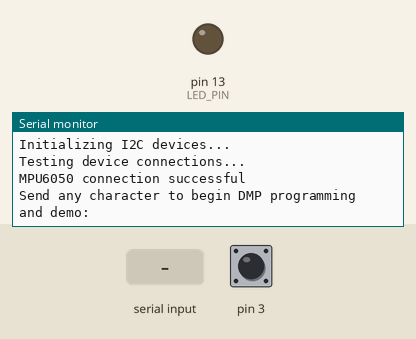
A sketch run on a simulated Arduino Leonardo, built with avr-gcc and run on an emulated ATmega32U4. Shown: output pins drawn as LEDs (lit = HIGH), the last lines printed to the serial monitor. The test bench sets the inputs (shaded band); at power-on: pin 3 HIGH. The sensor or clock chip raises its interrupt line as the real part does.

Above: at 0.8 s.
0.9 s: "1\n" received over Serial
At 1.0 s:
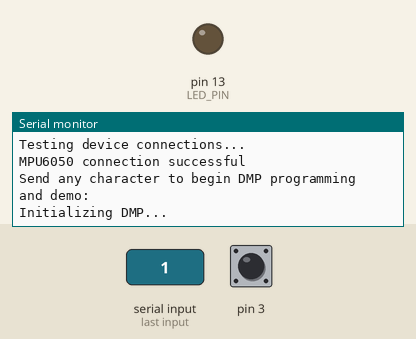
At 1.9 s:
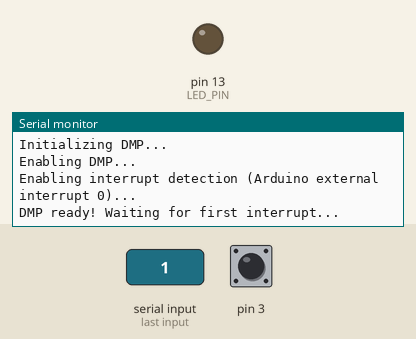

The sketch:

kalmanExample.ino
```cpp
// I2C device class (I2Cdev) demonstration Arduino sketch for MPU6050 class using DMP (MotionApps v2.0)
// 6/21/2012 by Jeff Rowberg <jeff@rowberg.net>
// Updates should (hopefully) always be available at https://github.com/jrowberg/i2cdevlib
//
// Changelog:
//     2012-06-21 - added note about Arduino 1.0.1 + Leonardo compatibility error
//     2012-06-20 - improved FIFO overflow handling and simplified read process
//     2012-06-19 - completely rearranged DMP initialization code and simplification
//     2012-06-13 - pull gyro and accel data from FIFO packet instead of reading directly
//     2012-06-09 - fix broken FIFO read sequence and change interrupt detection to RISING
//     2012-06-05 - add gravity-compensated initial reference frame acceleration output
//                - add 3D math helper file to DMP6 example sketch
//                - add Euler output and Yaw/Pitch/Roll output formats
//     2012-06-04 - remove accel offset clearing for better results (thanks Sungon Lee)
//     2012-06-01 - fixed gyro sensitivity to be 2000 deg/sec instead of 250
//     2012-05-30 - basic DMP initialization working

/* ============================================
I2Cdev device library code is placed under the MIT license
Copyright (c) 2012 Jeff Rowberg

Permission is hereby granted, free of charge, to any person obtaining a copy
of this software and associated documentation files (the "Software"), to deal
in the Software without restriction, including without limitation the rights
to use, copy, modify, merge, publish, distribute, sublicense, and/or sell
copies of the Software, and to permit persons to whom the Software is
furnished to do so, subject to the following conditions:

The above copyright notice and this permission notice shall be included in
all copies or substantial portions of the Software.

THE SOFTWARE IS PROVIDED "AS IS", WITHOUT WARRANTY OF ANY KIND, EXPRESS OR
IMPLIED, INCLUDING BUT NOT LIMITED TO THE WARRANTIES OF MERCHANTABILITY,
FITNESS FOR A PARTICULAR PURPOSE AND NONINFRINGEMENT. IN NO EVENT SHALL THE
AUTHORS OR COPYRIGHT HOLDERS BE LIABLE FOR ANY CLAIM, DAMAGES OR OTHER
LIABILITY, WHETHER IN AN ACTION OF CONTRACT, TORT OR OTHERWISE, ARISING FROM,
OUT OF OR IN CONNECTION WITH THE SOFTWARE OR THE USE OR OTHER DEALINGS IN
THE SOFTWARE.
===============================================
*/

// Arduino Wire library is required if I2Cdev I2CDEV_ARDUINO_WIRE implementation
// is used in I2Cdev.h
#include "Wire.h"

// I2Cdev and MPU6050 must be installed as libraries, or else the .cpp/.h files
// for both classes must be in the include path of your project
#include "I2Cdev.h"

#include "MPU6050_6Axis_MotionApps20.h"
//#include "MPU6050.h" // not necessary if using MotionApps include file

// class default I2C address is 0x68
// specific I2C addresses may be passed as a parameter here
// AD0 low = 0x68 (default for SparkFun breakout and InvenSense evaluation board)
// AD0 high = 0x69
MPU6050 mpu;

/* =========================================================================
   NOTE: In addition to connection 3.3v, GND, SDA, and SCL, this sketch
   depends on the MPU-6050's INT pin being connected to the Arduino's
   external interrupt #0 pin. On the Arduino Uno and Mega 2560, this is
   digital I/O pin 2.
 * ========================================================================= */

/* =========================================================================
   NOTE: Arduino v1.0.1 with the Leonardo board generates a compile error
   when using Serial.write(buf, len). The Teapot output uses this method.
   The solution requires a modification to the Arduino USBAPI.h file, which
   is fortunately simple, but annoying. This will be fixed in the next IDE
   release. For more info, see these links:

   http://arduino.cc/forum/index.php/topic,109987.0.html
   http://code.google.com/p/arduino/issues/detail?id=958
 * ========================================================================= */


// uncomment "OUTPUT_READABLE_QUATERNION" if you want to see the actual
// quaternion components in a [w, x, y, z] format (not best for parsing
// on a remote host such as Processing or something though)
//#define OUTPUT_READABLE_QUATERNION

// uncomment "OUTPUT_READABLE_EULER" if you want to see Euler angles
// (in degrees) calculated from the quaternions coming from the FIFO.
// Note that Euler angles suffer from gimbal lock (for more info, see
// http://en.wikipedia.org/wiki/Gimbal_lock)
// #define OUTPUT_READABLE_EULER

// uncomment "OUTPUT_READABLE_YAWPITCHROLL" if you want to see the yaw/
// pitch/roll angles (in degrees) calculated from the quaternions coming
// from the FIFO. Note this also requires gravity vector calculations.
// Also note that yaw/pitch/roll angles suffer from gimbal lock (for
// more info, see: http://en.wikipedia.org/wiki/Gimbal_lock)
#define OUTPUT_READABLE_YAWPITCHROLL

// uncomment "OUTPUT_READABLE_REALACCEL" if you want to see acceleration
// components with gravity removed. This acceleration reference frame is
// not compensated for orientation, so +X is always +X according to the
// sensor, just without the effects of gravity. If you want acceleration
// compensated for orientation, us OUTPUT_READABLE_WORLDACCEL instead.
//#define OUTPUT_READABLE_REALACCEL

// uncomment "OUTPUT_READABLE_WORLDACCEL" if you want to see acceleration
// components with gravity removed and adjusted for the world frame of
// reference (yaw is relative to initial orientation, since no magnetometer
// is present in this case). Could be quite handy in some cases.
//#define OUTPUT_READABLE_WORLDACCEL

// uncomment "OUTPUT_TEAPOT" if you want output that matches the
// format used for the InvenSense teapot demo
// #define OUTPUT_TEAPOT


#define LED_PIN 13 // (Arduino is 13, Teensy is 11, Teensy++ is 6)
bool blinkState = false;

// MPU control/status vars
bool dmpReady = false;  // set true if DMP init was successful
uint8_t mpuIntStatus;   // holds actual interrupt status byte from MPU
uint8_t devStatus;      // return status after each device operation (0 = success, !0 = error)
uint16_t packetSize;    // expected DMP packet size (default is 42 bytes)
uint16_t fifoCount;     // count of all bytes currently in FIFO
uint8_t fifoBuffer[64]; // FIFO storage buffer

// orientation/motion vars
Quaternion q;           // [w, x, y, z]         quaternion container
VectorInt16 aa;         // [x, y, z]            accel sensor measurements
VectorInt16 aaReal;     // [x, y, z]            gravity-free accel sensor measurements
VectorInt16 aaWorld;    // [x, y, z]            world-frame accel sensor measurements
VectorFloat gravity;    // [x, y, z]            gravity vector
float euler[3];         // [psi, theta, phi]    Euler angle container
float ypr[3];           // [yaw, pitch, roll]   yaw/pitch/roll container and gravity vector

// packet structure for InvenSense teapot demo
uint8_t teapotPacket[14] = { '$', 0x02, 0,0, 0,0, 0,0, 0,0, 0x00, 0x00, '\r', '\n' };


// ================================================================
// ===               INTERRUPT DETECTION ROUTINE                ===
// ================================================================

volatile bool mpuInterrupt = false;     // indicates whether MPU interrupt pin has gone high
void dmpDataReady() {
    mpuInterrupt = true;
}


// ================================================================
// ===                      INITIAL SETUP                       ===
// ================================================================

void setup() {
    // join I2C bus (I2Cdev library doesn't do this automatically)
    Wire.begin();

    // initialize serial communication
    // (115200 chosen because it is required for Teapot Demo output, but it's
    // really up to you depending on your project)
    Serial.begin(115200);
    while (!Serial); // wait for Leonardo enumeration, others continue immediately

    // NOTE: 8MHz or slower host processors, like the Teensy @ 3.3v or Ardunio
    // Pro Mini running at 3.3v, cannot handle this baud rate reliably due to
    // the baud timing being too misaligned with processor ticks. You must use
    // 38400 or slower in these cases, or use some kind of external separate
    // crystal solution for the UART timer.

    // initialize device
    Serial.println(F("Initializing I2C devices..."));
    mpu.initialize();

    // verify connection
    Serial.println(F("Testing device connections..."));
    Serial.println(mpu.testConnection() ? F("MPU6050 connection successful") : F("MPU6050 connection failed"));

    // wait for ready
    Serial.println(F("\nSend any character to begin DMP programming and demo: "));
    while (Serial.available() && Serial.read()); // empty buffer
    while (!Serial.available());                 // wait for data
    while (Serial.available() && Serial.read()); // empty buffer again

    // load and configure the DMP
    Serial.println(F("Initializing DMP..."));
    devStatus = mpu.dmpInitialize();

    // make sure it worked (returns 0 if so)
    if (devStatus == 0) {
        // turn on the DMP, now that it's ready
        Serial.println(F("Enabling DMP..."));
        mpu.setDMPEnabled(true);

        // enable Arduino interrupt detection
        Serial.println(F("Enabling interrupt detection (Arduino external interrupt 0)..."));
        attachInterrupt(0, dmpDataReady, RISING);
        mpuIntStatus = mpu.getIntStatus();

        // set our DMP Ready flag so the main loop() function knows it's okay to use it
        Serial.println(F("DMP ready! Waiting for first interrupt..."));
        dmpReady = true;

        // get expected DMP packet size for later comparison
        packetSize = mpu.dmpGetFIFOPacketSize();
    } else {
        // ERROR!
        // 1 = initial memory load failed
        // 2 = DMP configuration updates failed
        // (if it's going to break, usually the code will be 1)
        Serial.print(F("DMP Initialization failed (code "));
        Serial.print(devStatus);
        Serial.println(F(")"));
    }

    // configure LED for output
    pinMode(LED_PIN, OUTPUT);
}


// ================================================================
// ===                    MAIN PROGRAM LOOP                     ===
// ================================================================

void loop() {
    // if programming failed, don't try to do anything
    if (!dmpReady) return;

    // wait for MPU interrupt or extra packet(s) available
    while (!mpuInterrupt && fifoCount < packetSize) {
        // other program behavior stuff here
        // .
        // .
        // .
        // if you are really paranoid you can frequently test in between other
        // stuff to see if mpuInterrupt is true, and if so, "break;" from the
        // while() loop to immediately process the MPU data
        // .
        // .
        // .
    }

    // reset interrupt flag and get INT_STATUS byte
    mpuInterrupt = false;
    mpuIntStatus = mpu.getIntStatus();

    // get current FIFO count
    fifoCount = mpu.getFIFOCount();

    // check for overflow (this should never happen unless our code is too inefficient)
    if ((mpuIntStatus & 0x10) || fifoCount == 1024) {
        // reset so we can continue cleanly
        mpu.resetFIFO();
        Serial.println(F("FIFO overflow!"));

    // otherwise, check for DMP data ready interrupt (this should happen frequently)
    } else if (mpuIntStatus & 0x01) {
        // wait for correct available data length, should be a VERY short wait
        while (fifoCount < packetSize) fifoCount = mpu.getFIFOCount();

        // read a packet from FIFO
        mpu.getFIFOBytes(fifoBuffer, packetSize);

        // track FIFO count here in case there is > 1 packet available
        // (this lets us immediately read more without waiting for an interrupt)
        fifoCount -= packetSize;

        #ifdef OUTPUT_READABLE_QUATERNION
            // display quaternion values in easy matrix form: w x y z
            mpu.dmpGetQuaternion(&q, fifoBuffer);
            Serial.print("quat\t");
            Serial.print(q.w);
            Serial.print("\t");
            Serial.print(q.x);
            Serial.print("\t");
            Serial.print(q.y);
            Serial.print("\t");
            Serial.println(q.z);
        #endif

        #ifdef OUTPUT_READABLE_EULER
            // display Euler angles in degrees
            mpu.dmpGetQuaternion(&q, fifoBuffer);
            mpu.dmpGetEuler(euler, &q);
            Serial.print("euler\t");
            Serial.print(euler[0] * 180/M_PI);
            Serial.print("\t");
            Serial.print(euler[1] * 180/M_PI);
            Serial.print("\t");
            Serial.println(euler[2] * 180/M_PI);
        #endif

        #ifdef OUTPUT_READABLE_YAWPITCHROLL
            // display Euler angles in degrees
            mpu.dmpGetQuaternion(&q, fifoBuffer);
            mpu.dmpGetGravity(&gravity, &q);
            mpu.dmpGetYawPitchRoll(ypr, &q, &gravity);
            Serial.print("ypr\t");
            Serial.print(ypr[0] * 180/M_PI);
            Serial.print("\t");
            Serial.print(ypr[1] * 180/M_PI);
            Serial.print("\t");
            Serial.println(ypr[2] * 180/M_PI);
        #endif

        #ifdef OUTPUT_READABLE_REALACCEL
            // display real acceleration, adjusted to remove gravity
            mpu.dmpGetQuaternion(&q, fifoBuffer);
            mpu.dmpGetAccel(&aa, fifoBuffer);
            mpu.dmpGetGravity(&gravity, &q);
            mpu.dmpGetLinearAccel(&aaReal, &aa, &gravity);
            Serial.print("areal\t");
            Serial.print(aaReal.x);
            Serial.print("\t");
            Serial.print(aaReal.y);
            Serial.print("\t");
            Serial.println(aaReal.z);
        #endif

        #ifdef OUTPUT_READABLE_WORLDACCEL
            // display initial world-frame acceleration, adjusted to remove gravity
            // and rotated based on known orientation from quaternion
            mpu.dmpGetQuaternion(&q, fifoBuffer);
            mpu.dmpGetAccel(&aa, fifoBuffer);
            mpu.dmpGetGravity(&gravity, &q);
            mpu.dmpGetLinearAccelInWorld(&aaWorld, &aaReal, &q);
            Serial.print("aworld\t");
            Serial.print(aaWorld.x);
            Serial.print("\t");
            Serial.print(aaWorld.y);
            Serial.print("\t");
            Serial.println(aaWorld.z);
        #endif

        #ifdef OUTPUT_TEAPOT
            // display quaternion values in InvenSense Teapot demo format:
            teapotPacket[2] = fifoBuffer[0];
            teapotPacket[3] = fifoBuffer[1];
            teapotPacket[4] = fifoBuffer[4];
            teapotPacket[5] = fifoBuffer[5];
            teapotPacket[6] = fifoBuffer[8];
            teapotPacket[7] = fifoBuffer[9];
            teapotPacket[8] = fifoBuffer[12];
            teapotPacket[9] = fifoBuffer[13];
            Serial.write(teapotPacket, 14);
            teapotPacket[11]++; // packetCount, loops at 0xFF on purpose
        #endif

        // blink LED to indicate activity
        blinkState = !blinkState;
        digitalWrite(LED_PIN, blinkState);
    }
}
```

I2C.ino
```cpp
// (licence header left out)
const uint8_t IMUAddress = 0x68; // AD0 is logic low on the PCB
const uint16_t I2C_TIMEOUT = 1000; // Used to check for errors in I2C communication

uint8_t i2cWrite(uint8_t registerAddress, uint8_t data, bool sendStop) {
  return i2cWrite(registerAddress, &data, 1, sendStop); // Returns 0 on success
}

uint8_t i2cWrite(uint8_t registerAddress, uint8_t *data, uint8_t length, bool sendStop) {
  Wire.beginTransmission(IMUAddress);
  Wire.write(registerAddress);
  Wire.write(data, length);
  uint8_t rcode = Wire.endTransmission(sendStop); // Returns 0 on success
  if (rcode) {
    Serial.print(F("i2cWrite failed: "));
    Serial.println(rcode);
  }
  return rcode; // See: http://arduino.cc/en/Reference/WireEndTransmission
}

uint8_t i2cRead(uint8_t registerAddress, uint8_t *data, uint8_t nbytes) {
  uint32_t timeOutTimer;
  Wire.beginTransmission(IMUAddress);
  Wire.write(registerAddress);
  uint8_t rcode = Wire.endTransmission(false); // Don't release the bus
  if (rcode) {
    Serial.print(F("i2cRead failed: "));
    Serial.println(rcode);
    return rcode; // See: http://arduino.cc/en/Reference/WireEndTransmission
  }
  Wire.requestFrom(IMUAddress, nbytes, (uint8_t)true); // Send a repeated start and then release the bus after reading
  for (uint8_t i = 0; i < nbytes; i++) {
    if (Wire.available())
      data[i] = Wire.read();
    else {
      timeOutTimer = micros();
      while (((micros() - timeOutTimer) < I2C_TIMEOUT) && !Wire.available());
      if (Wire.available())
        data[i] = Wire.read();
      else {
        Serial.println(F("i2cRead timeout"));
        return 5; // This error value is not already taken by endTransmission
      }
    }
  }
  return 0; // Success
}
```

Measured:
- after the input at 0.9 s, the serial monitor: prints a new line at once (image 1)
